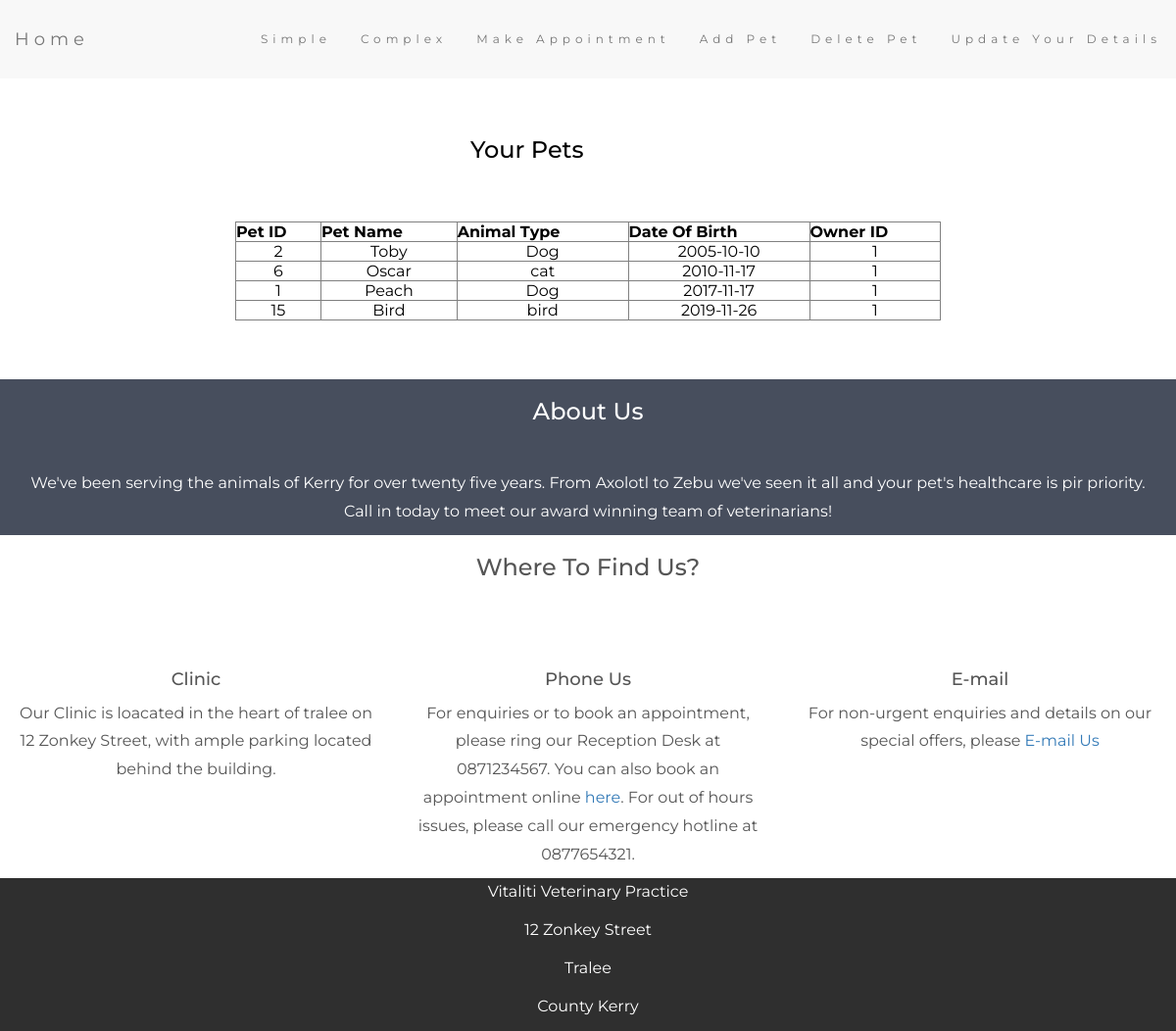
Screenshot of /PHP/complex.php (signed in) with the database file from the repository.
### tables this page shows
CREATE TABLE `pets` (
  `petid` int(11) NOT NULL AUTO_INCREMENT,
  `name` char(15) NOT NULL,
  `animalType` char(15) NOT NULL,
  `dob` date NOT NULL,
  `OwnerID` int(11) NOT NULL,
  PRIMARY KEY (`petid`),
  KEY `fk_ownerid` (`OwnerID`),
  CONSTRAINT `fk_ownerid` FOREIGN KEY (`OwnerID`) REFERENCES `owners` (`OwnerID`)
);

### PHP/complex.php (the view, shortened to what this page needs)
<?php
    try {
      $pdo = new PDO('mysql:host=localhost;dbname=veterinary; charset=utf8', 'root', '');
      $pdo->setAttribute(PDO::ATTR_ERRMODE, PDO::ERRMODE_EXCEPTION);
      $id = $_SESSION["OwnerID"];
      $sql = "SELECT * FROM pets where OwnerID = :id";
      $result = $pdo->prepare($sql);
      $result->bindValue(":id", $id);
      $result->execute();
      if($result->fetchColumn() > 0)
      {
          $sql = "SELECT * FROM pets where OwnerID = :id ORDER BY dob";
          $result = $pdo->prepare($sql);
          $result->bindValue(":id", $id);
          $result->execute();
      echo "<h3 style=\" margin:5% 40%; color:#000;\">Your Pets</h3>";
      echo '<table border=1 style="width:60%; margin:5% auto; color:#000; text-align:center"><tr><th style=\"align:center\">Pet ID</th><th style=\"align:center\">Pet Name</th><th style=\"align:center\">Animal Type</th><th style=\"align:center\">Date Of Birth</th><th style=\"align:center\">Owner ID</th></tr>';
      while ($row = $result->fetch()) {
            echo '<tr>';
            echo '<td>'.$row['petid'].'</td>';
            echo '<td>'.$row['name'].'</td>';
            echo '<td>'.$row['animalType'].'</td>';
            echo '<td>'.$row['dob'].'</td>';
            echo '<td>'.$row['OwnerID'].'</td>';
            echo '</tr>';
         }
         echo '</table>';
      }
      else {
        echo "<p style=\"color:#000000;padding:5%;border:5px solid red;width:60%;height:10%;margin:10% auto;border-radius:3%;\">You have no pets registered with us!! Click<a href='addform.php'> here</a> to register a pet! </p>";
      }
    }
    catch (PDOException $e) {
      $output = 'Unable to connect to the database server: ' . $e->getMessage() . ' in ' . $e->getFile() . ':' . $e->getLine();
    }
?> <!--end file>

### rows the page displays
pets: petid "2", name "Toby", animalType "Dog", dob "2005-10-10", OwnerID "1"
pets: petid "6", name "Oscar", animalType "cat", dob "2010-11-17", OwnerID "1"
pets: petid "1", name "Peach", animalType "Dog", dob "2017-11-17", OwnerID "1"
pets: petid "15", name "Bird", animalType "bird", dob "2019-11-26", OwnerID "1"
